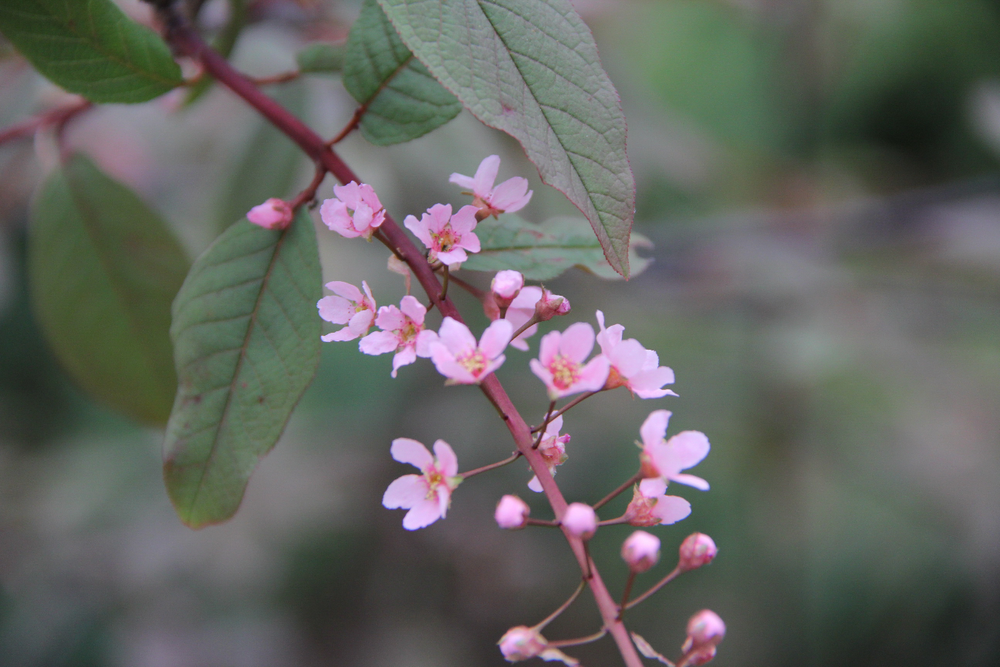
#> input picture examples/steganographics/test.bmp, 1000 x 667 px, shrunk from 1296 x 864 before the run
$ python analyse.py
#> lines starting #> are read from the running program, lines starting #| are printed output that depends on the picture
'''
Визуализация информации, содержащейся в последнем бите изображения.
'''

import numpy as np
from PIL import Image

for file in ('test.bmp', 'out.bmp'):
    img_src = np.array(Image.open(file))
#> img_src is the input picture: shape (667, 1000, 3); mean R, G, B 99.8, 100.5, 96.4
    # Выделяем только последние биты
    img_src &= 1
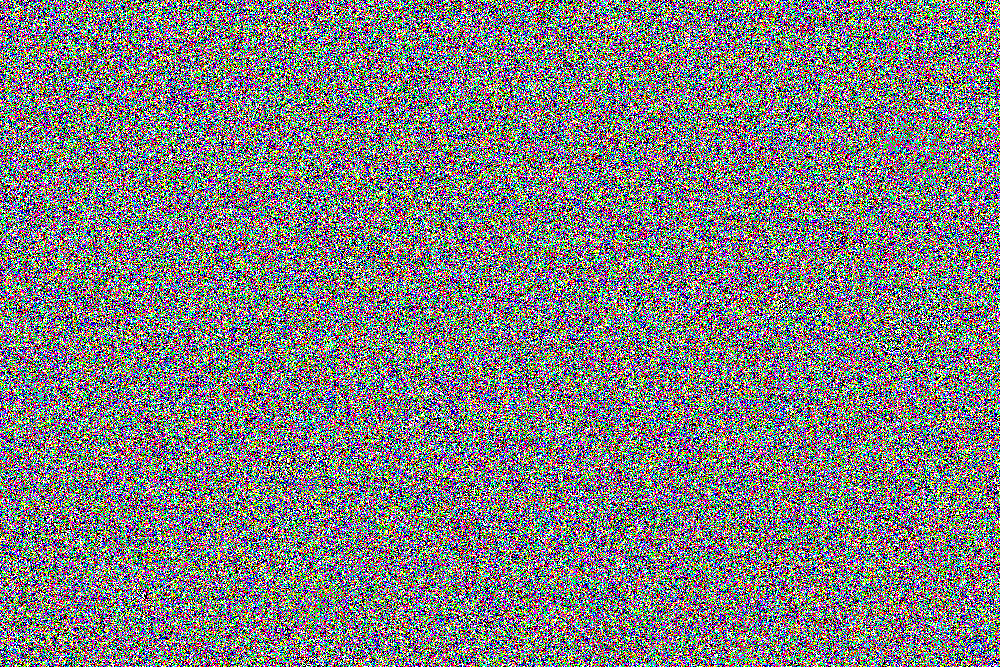
#> img_src: shape (667, 1000, 3); mean R, G, B 0.499, 0.499, 0.5; drawn with 1 as white
    # Увеличиваем контрастность
    img_src *= 255
    # Сохраняем полученное изображение
    Image.fromarray(img_src).save('analyse' + file)
#> pass 2 of the loop `for file in ('test.bmp', 'out.bmp'):`:
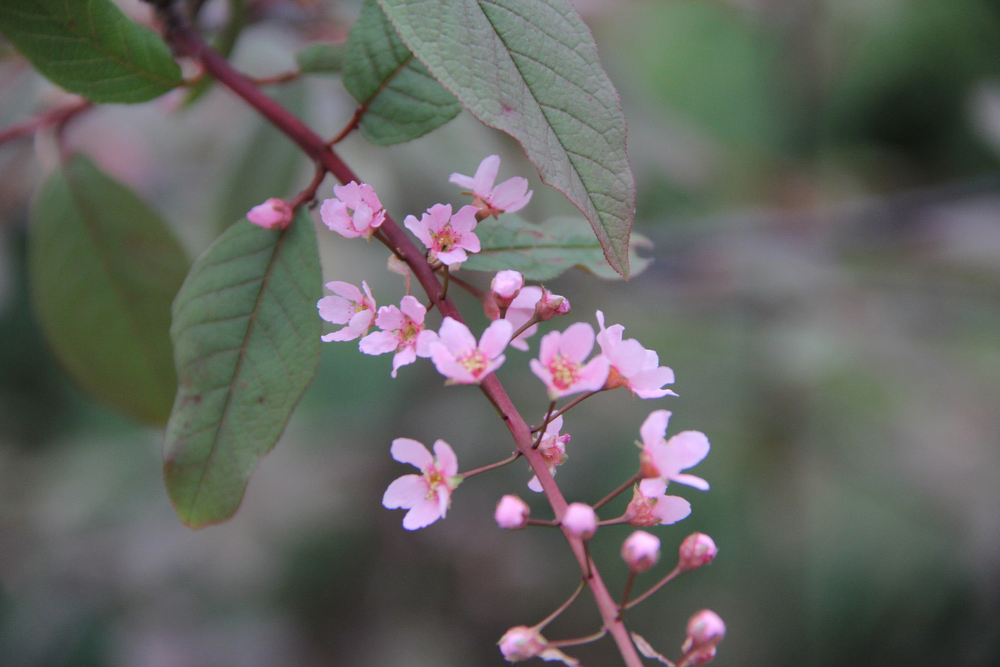
#> input picture examples/steganographics/out.bmp, 1000 x 667 px, shrunk from 1296 x 864 before the run
#> img_src is the input picture: shape (667, 1000, 3); mean R, G, B 99.8, 100.5, 96.4
#> `img_src &= 1`:
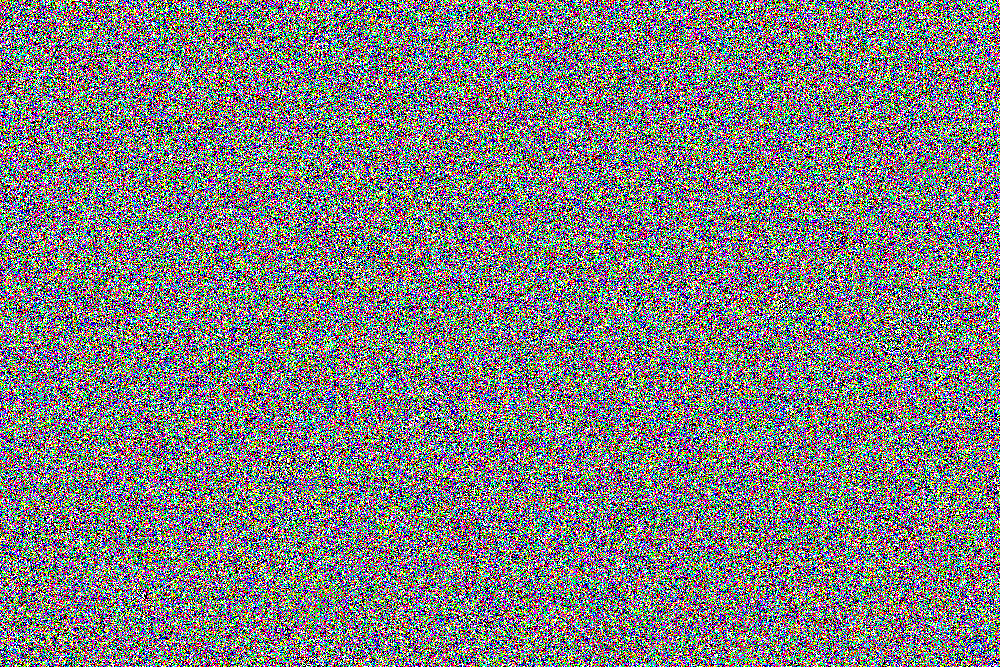
#> img_src: shape (667, 1000, 3); mean R, G, B 0.499, 0.498, 0.5; drawn with 1 as white
